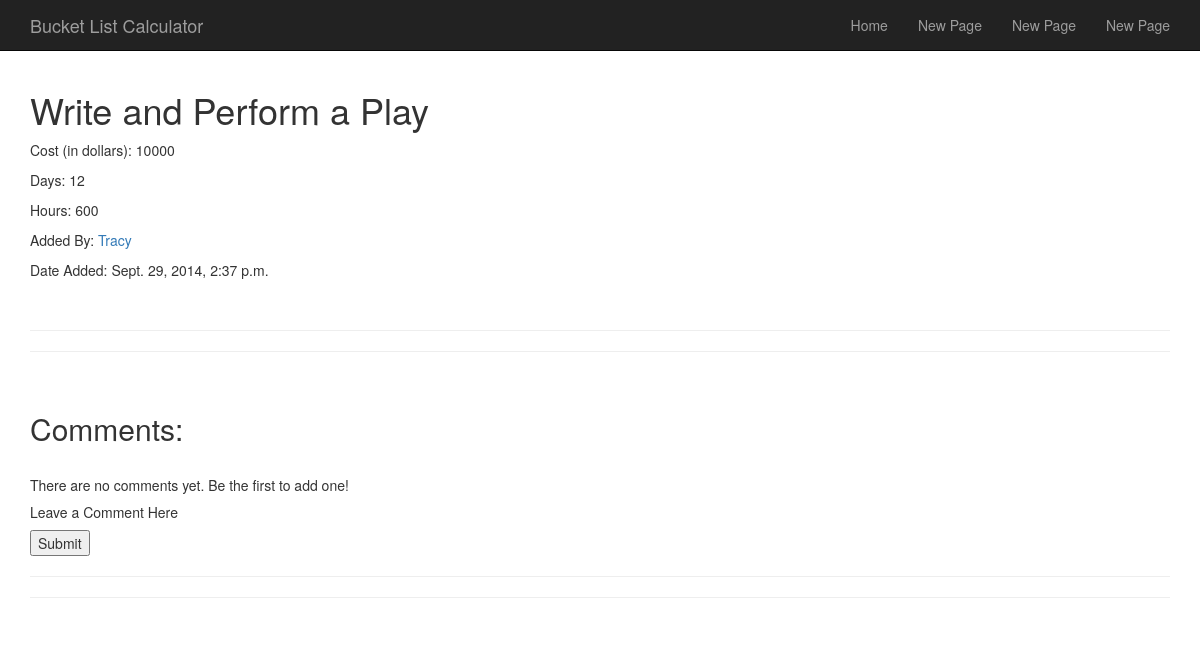
Page /bucketlist/item/165/ (signed in) on the committed database.
### BucketList/models.py (models this page shows, shortened)
class BucketListItem(models.Model):
    text = models.CharField(max_length = 200)
    pub_by = models.ForeignKey(User,editable = False)
    pub_date = models.DateTimeField(editable=False)
    goal_type = models.CharField(choices = CHOICES, max_length = 200)
    cost = models.IntegerField(max_length = 20)
    time = models.IntegerField(max_length = 20)
    hours = models.IntegerField(max_length = 20)
    crossed_off = models.BooleanField(editable = False)
    def __unicode__(self):
        return self.text
    def recently_added(self):
        return self.pub_date >= timezone.now() - datetime.timedelta(days = 1)
    recently_added.boolean = True

### BucketList/views.py (the view)
# urls.py: url(r'^item/(?P<id>\w+)/', views.index_items, name = 'index items'),
@login_required
def index_items(request, id):
    item = BucketListItem.objects.get(pk = id)
    current_user = UserProfile.objects.get(pk = request.user.id)
    comments = Comment.objects.filter(item = item)
    if request.POST:
        form = CommentForm(request.POST)
        if form.is_valid():
            body = form.cleaned_data['body']
            my_model = form.save(commit = False)
            my_model.created = timezone.now()
            my_model.author = current_user.user
            my_model.item = item
            my_model.body = body
            my_model.save()
            form = CommentForm()
    else:
        form = CommentForm()
    context = {'item': item,
                      'id': id,
                      'comments': comments,
                      'form': form,
                      }
    return render(request, 'BucketList/index_items.html', context)

### BucketList/templates/BucketList/index_items.html (shortened to what this page needs)
{% extends 'base.html' %}
{% block content %}
{% if item %}
    {% if item.crossed_off %}
        <h1 style="text-decoration: line-through;">{{item}}</h1>
    {% else %}
        <h1>{{item}}</h1>
    {% endif %}
        <p>Cost (in dollars):   {{item.cost}}</p>
        <p>Days:   {{item.time}}</p>
        <p>Hours: {{item.hours}}</p>
        <p>Added By:   <a href='/bucketlist/userstats/{{item.pub_by}}/'>{{item.pub_by}}</a></p>
        {% load avatar_tags %}
        <p>Date Added:   {{item.pub_date}}</p>
        <br>
        <hr>
        <hr>
        <br>
        <h2>Comments:</h2>
        <br>
        {% if comments %}
            {% for comment in comments %}
                <div>
                    <h3>{{comment.author}}</h3>
                    {% avatar comment.author 30 %}
                    <h5>{{comment.created}}</h3>
                    <p>{{comment.body}}</h3>
                </div>
                <hr>
            {% endfor %}
        {% else %}
            <p>There are no comments yet.  Be the first to add one!</p>
        {% endif %}
        <h5>Leave a Comment Here</h5>
        <form action="/bucketlist/item/{{id}}/" method = "post">
            <input type = "submit" value = "Submit">
        </form>
{% else %}
    <p>There seems to have been an error.</p>
{% endif %}
{% endblock content %}

### templates/base.html (style rules this page uses)
body { padding-top: 70px; }

### rows in the picture
BucketListItem: text "Write and Perform a Play", cost "10000", time "12", hours "600", pub_by "Tracy", pub_date "Sept. 29, 2014, 2:37 p.m."
